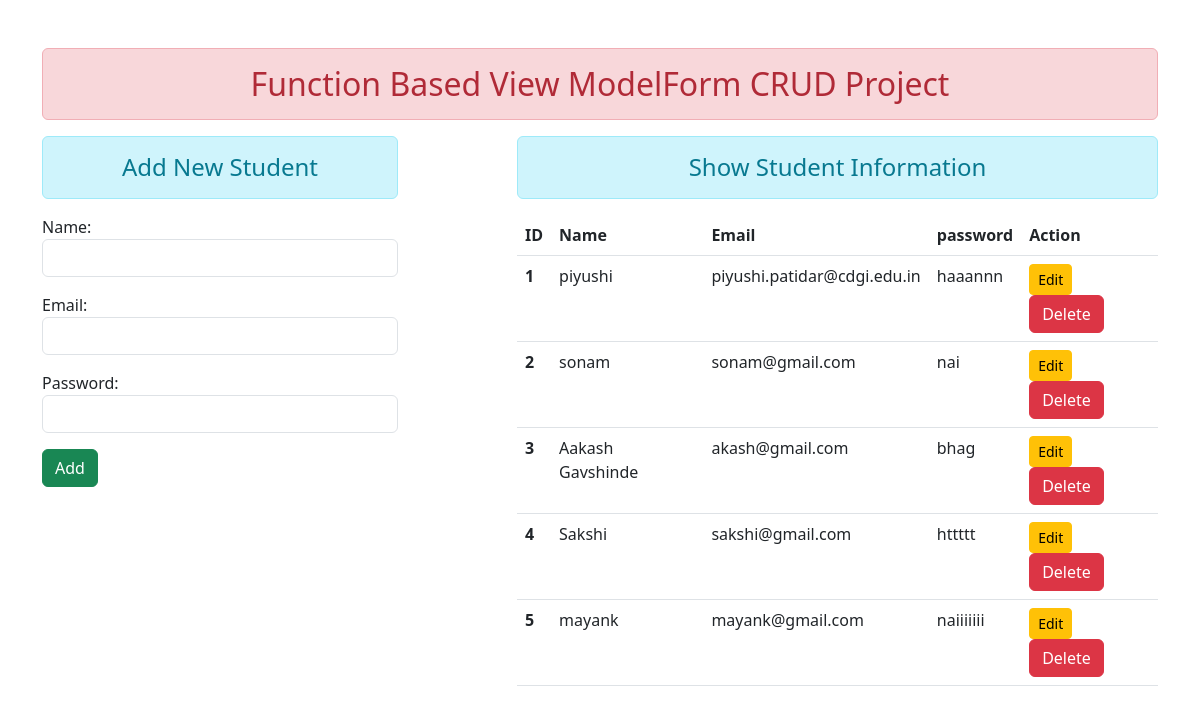
The page / on the database its author committed.
### enroll/models.py (models this page shows)
class User(models.Model):
    name=models.CharField(max_length=70)
    email=models.EmailField(max_length=70)
    password=models.CharField(max_length=30)

### enroll/views.py (the view)
# urls.py: path("",views.add_show,name='addandshow'),
def add_show(request):
    if request.method == 'POST':
        fm=StudentRegistration(request.POST)
        if fm.is_valid():
            nm = fm.cleaned_data['name']
            em = fm.cleaned_data['email']
            pw = fm.cleaned_data['password']
            reg = User (name=nm, email=em, password=pw)
            reg.save()
            fm=StudentRegistration()
    else:
        fm= StudentRegistration()
    student = User.objects.all()
    return render(request,'enroll/addandshow.html',{'form':fm,'stu':student})

### enroll/forms.py
class StudentRegistration(forms.ModelForm):
    class Meta:
        model = User
        fields=['name','email','password']
        widgets = {
                  'name': forms.TextInput(attrs={'class':'form-control'}),
                  'email': forms.EmailInput(attrs={'class':'form-control'}),
                  'password': forms.PasswordInput( render_value=True,attrs={'class':'form-control'}),
                  }

### enroll/templates/enroll/addandshow.html (shortened to what this page needs)
{% extends 'enroll/base.html' %}
{% block content %}
{% load static %}
<div class="row">
    <div class="col-sm-4">
        <h4 class="text-center alert alert-info">Add New Student</h4>
       <form action="" method="POST">
          {{form.as_p}}
          <input type="submit" class="btn btn-success" value="Add">
       </form>
    </div>
    <div class="col-sm-7 offset-1">
        <h4 class="text-center alert alert-info">Show Student Information</h4>
        {% if stu %}
        <table class="table table-hover">
            <thead>
                <tr>
                    <th scope="col">ID</th>
                    <th scope="col">Name</th>
                    <th scope="col">Email</th>
                    <th scope="col">password</th>
                    <th scope="col">Action</th>
                </tr>
            </thead>
            <tbody>
                {% for st in stu %}
                <tr>
                    <th scope="row">{{st.id}}</th>
                    <td>{{st.name}}</td>
                    <td>{{st.email}}</td>
                    <td>{{st.password}}</td>
                    <td>
                        <a href="{% url 'updatedata' st.id %}" class="btn btn-warning btn-sm">Edit</a>
                        <form action="{% url 'deletedata' st.id %}" method="post" class="d-inline">
                            <input type="submit" class="btn btn-danger" value="Delete">
                        </form>
                    </td>
                </tr>
                {% endfor %}
            </tbody>
        </table>
        {% else %}
            <h4 class="text-center alert alert-warning">No Records</h4>
        {% endif %}
    </div>
</div>
{% endblock content %}

### enroll/templates/enroll/base.html (shortened to what this page needs)
<!DOCTYPE html>
{% load static %}
<html lang="en">
  <head>
    <link rel="stylesheet" href="{% static "enroll/css/bootstrap.css" %}">
  </head>
  <body>
    <div class="container mt-5">
        <h2 class="text-center alert alert-danger">Function Based View ModelForm CRUD Project</h2>
        {% block content %}
        {% endblock content %}
    </div>
  </body>
</html>

### rows shown on the page
User: id "1", name "piyushi", email "piyushi.patidar@cdgi.edu.in", password "haaannn"
User: id "2", name "sonam", email "sonam@gmail.com", password "nai"
User: id "3", name "Aakash Gavshinde", email "akash@gmail.com", password "bhag"
User: id "4", name "Sakshi", email "sakshi@gmail.com", password "httttt"
User: id "5", name "mayank", email "mayank@gmail.com", password "naiiiiiii"
